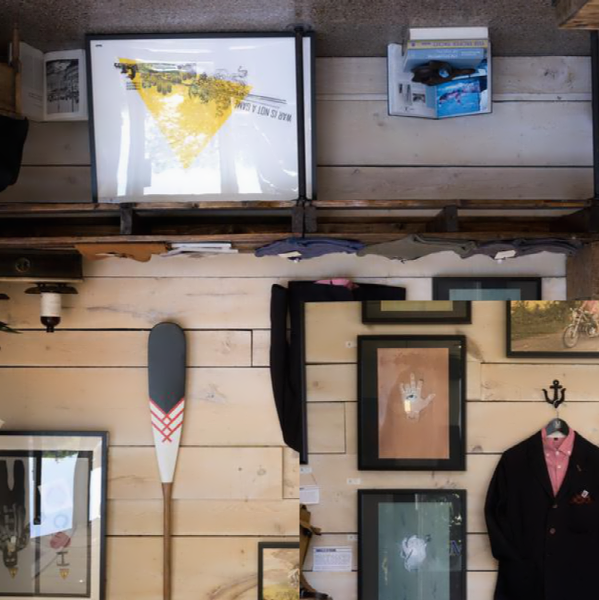
#> input picture pil_image.png, 599 x 600 px
$ python demo1-4-2.py
#> lines starting #> are read from the running program, lines starting #| are printed output that depends on the picture
from PIL import Image
import numpy as np
from scipy.ndimage import filters

im = np.array(Image.open('pil_image.png').convert('L'))
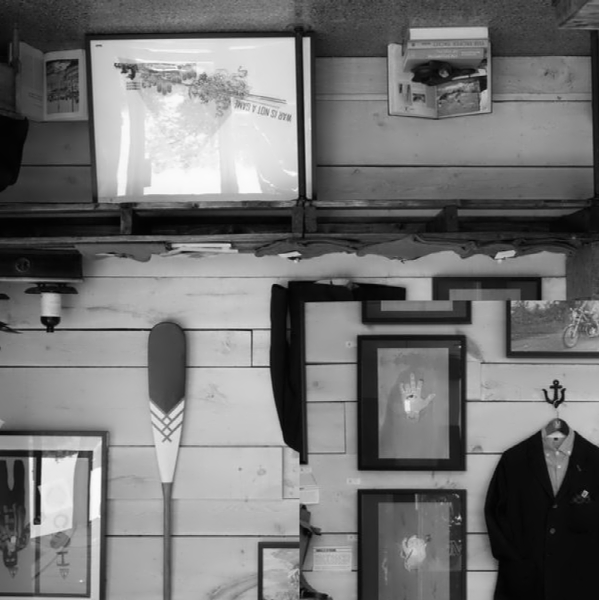
#> im: shape (600, 599); min 2, max 251, mean 115.7

#: Sobel微分係数フィルタ
imx = np.zeros(im.shape)  #: imと同サイズの零行列を生成
filters.sobel(im, 1, imx)  #: 元画像に対してx方向(1)にSobelフィルタを適用しimxにコピー

imy = np.zeros(im.shape)
filters.sobel(im, 0, imy)

magnitude = np.sqrt(imx**2 + imy**2)

imx = Image.fromarray(imx)
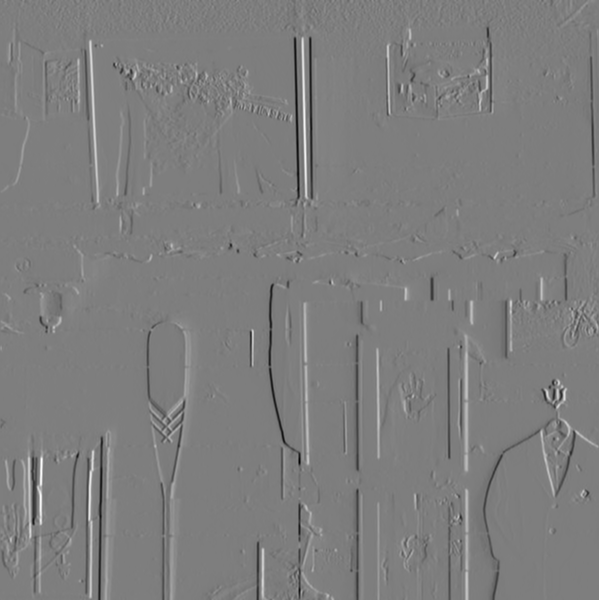
#> imx: PIL image 599x600 F; min -740, max 756, mean 0.1; drawn with min black and max white
imx.show()

imy = Image.fromarray(imy)
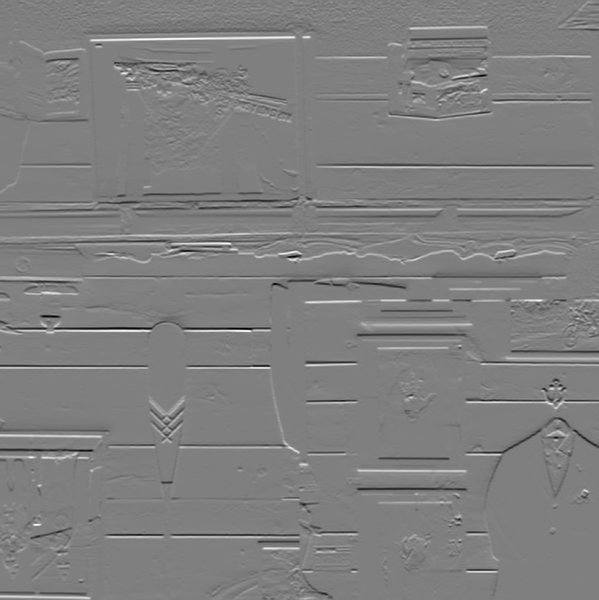
#> imy: PIL image 599x600 F; min -674, max 673, mean 0.5; drawn with min black and max white
imy.show()

magnitude = Image.fromarray(magnitude)
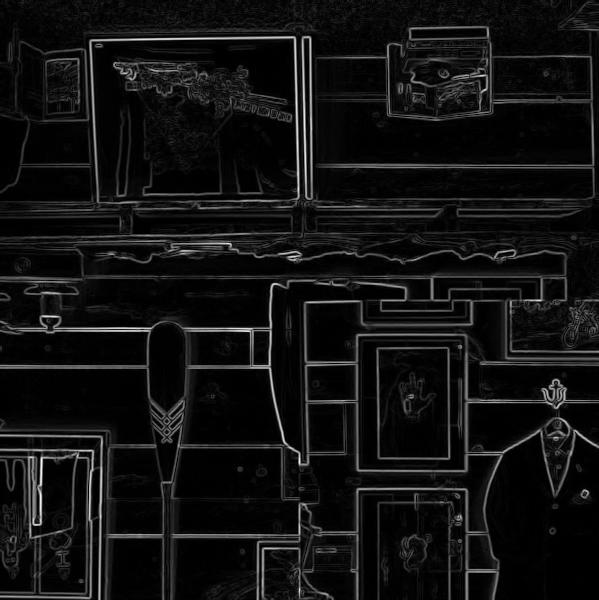
#> magnitude: PIL image 599x600 F; min 0, max 756, mean 52.6; drawn with min black and max white
magnitude.show()

$ run again, with IMG_0490.png copied over pil_image.png
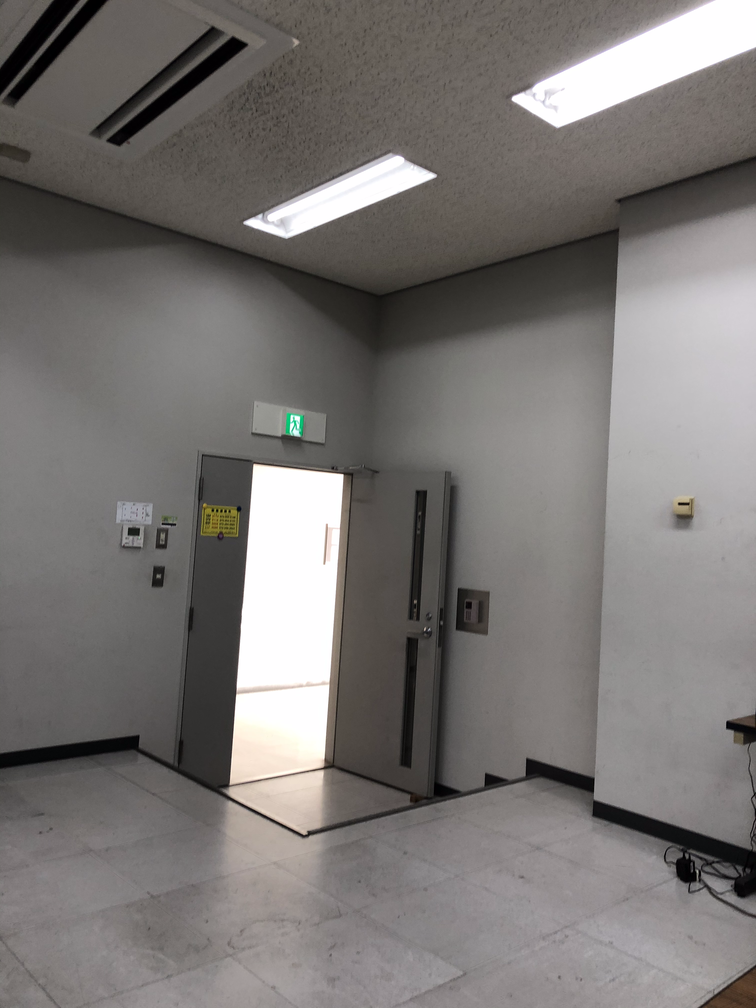
#> input picture IMG_0490.png, 756 x 1008 px
#> `imx = Image.fromarray(imx)`:
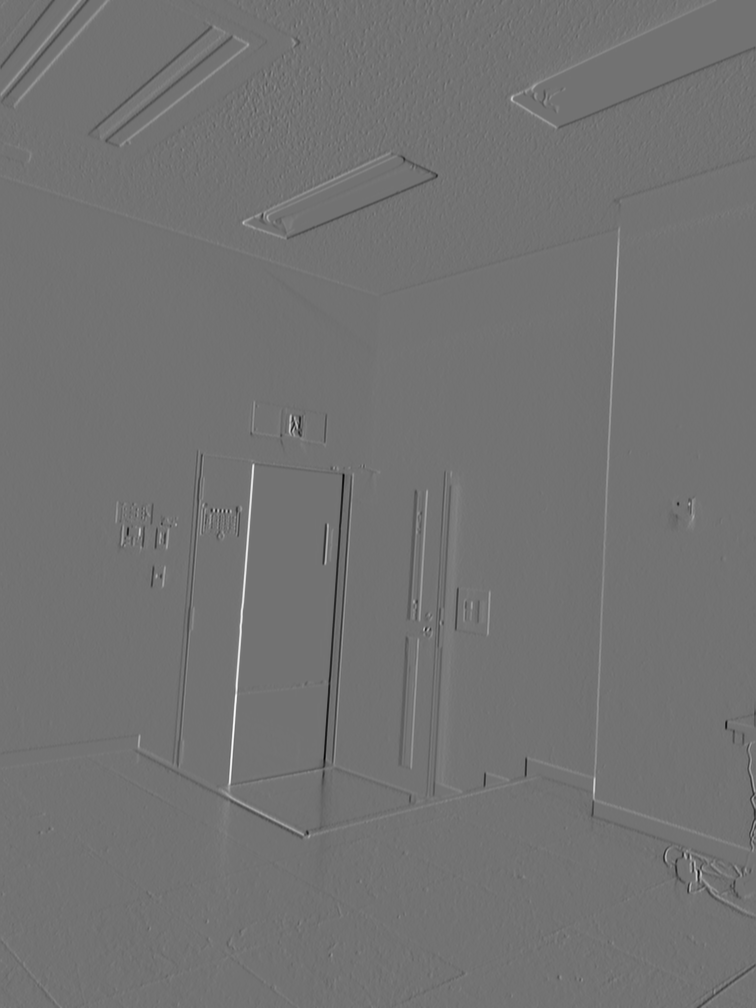
#> imx: PIL image 756x1008 F; min -708, max 864, mean 0.4; drawn with min black and max white
#> `magnitude = Image.fromarray(magnitude)`:
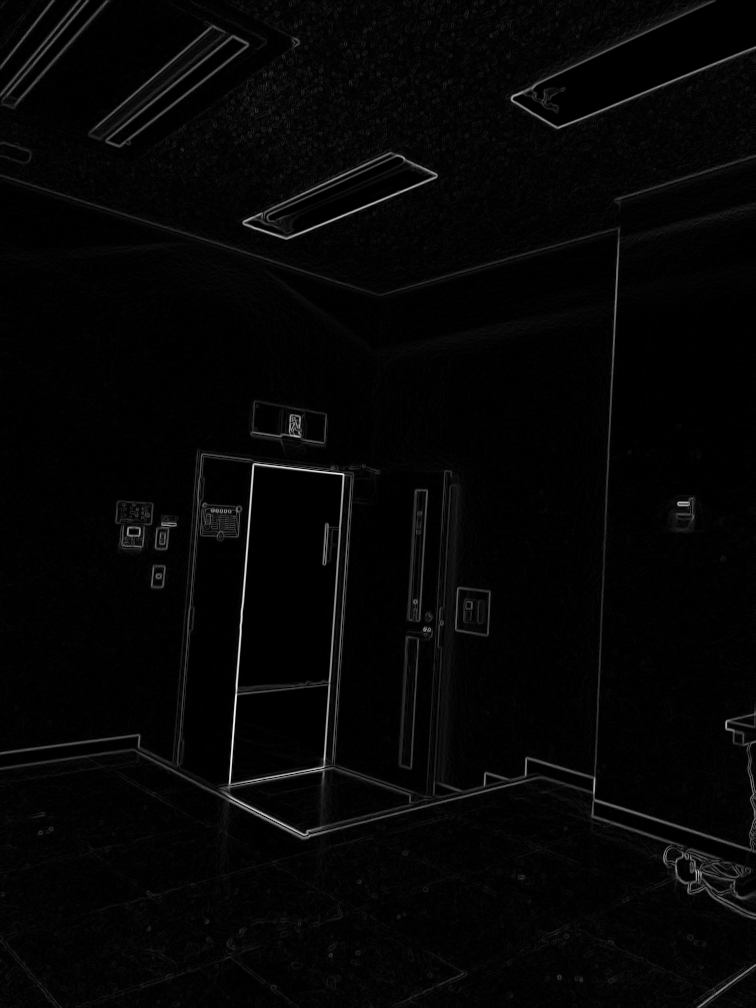
#> magnitude: PIL image 756x1008 F; min 0, max 865.6, mean 19.5; drawn with min black and max white

$ run again, with IMG_0491.png copied over pil_image.png
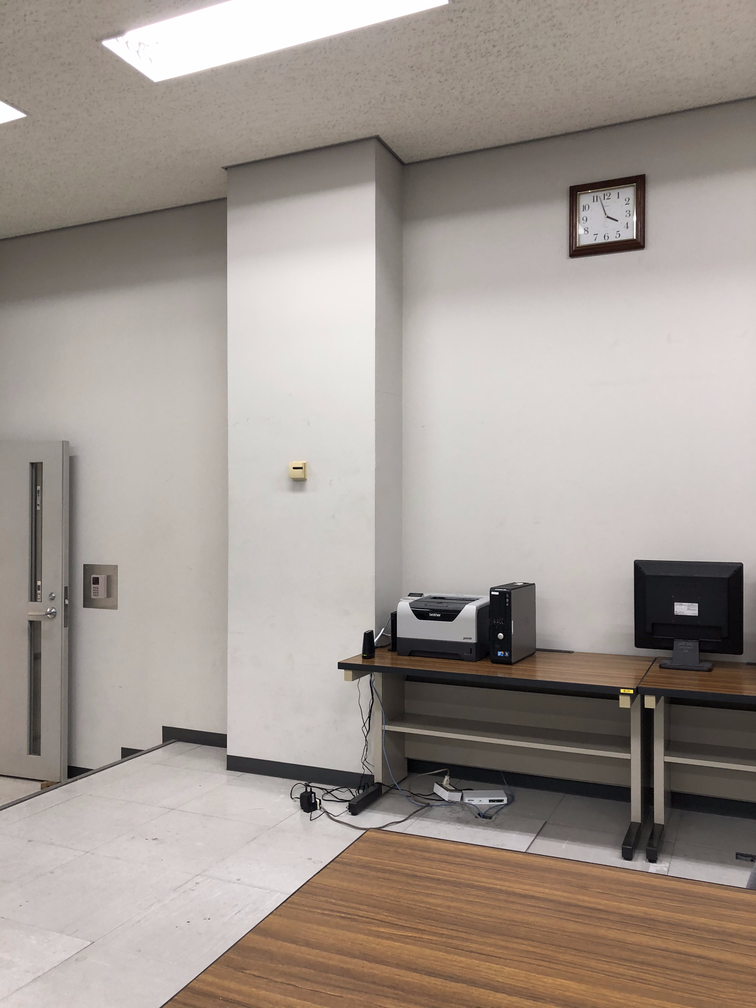
#> input picture IMG_0491.png, 756 x 1008 px
#> `imx = Image.fromarray(imx)`:
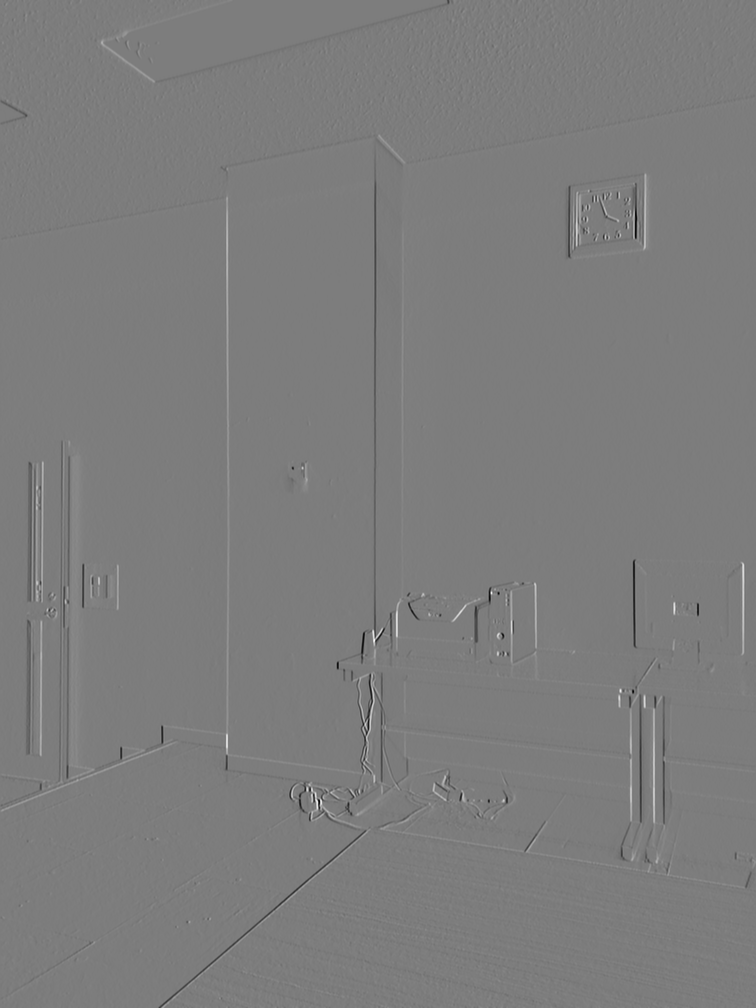
#> imx: PIL image 756x1008 F; min -856, max 890, mean -0.1; drawn with min black and max white
#> `magnitude = Image.fromarray(magnitude)`:
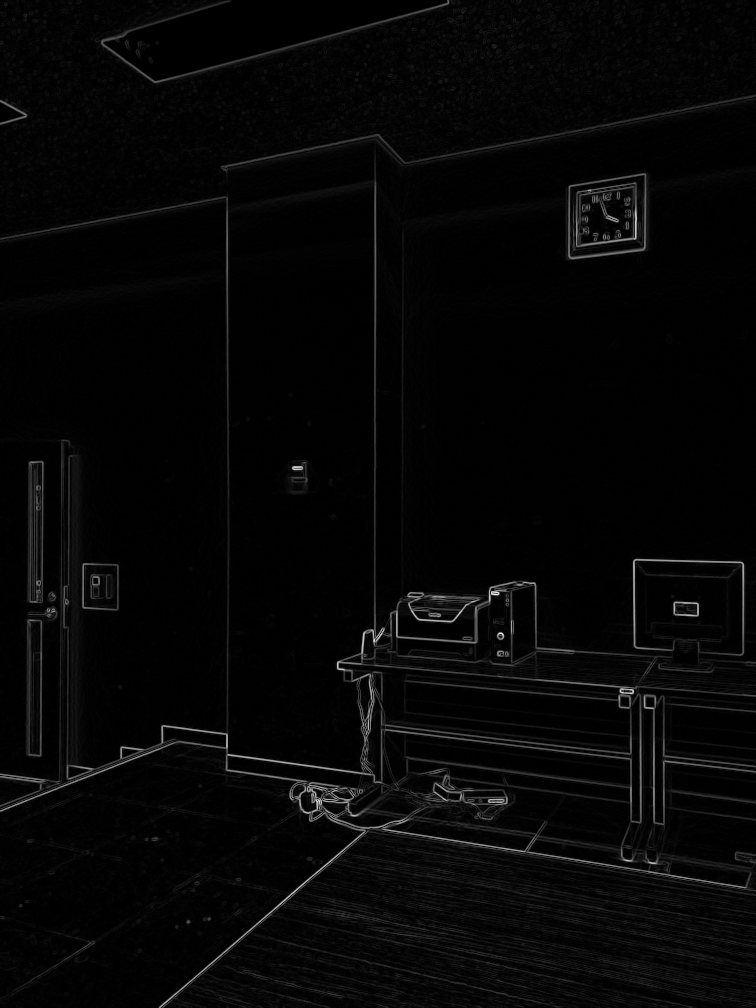
#> magnitude: PIL image 756x1008 F; min 0, max 990.4, mean 25.3; drawn with min black and max white

$ run again, with IMG_0492.png copied over pil_image.png
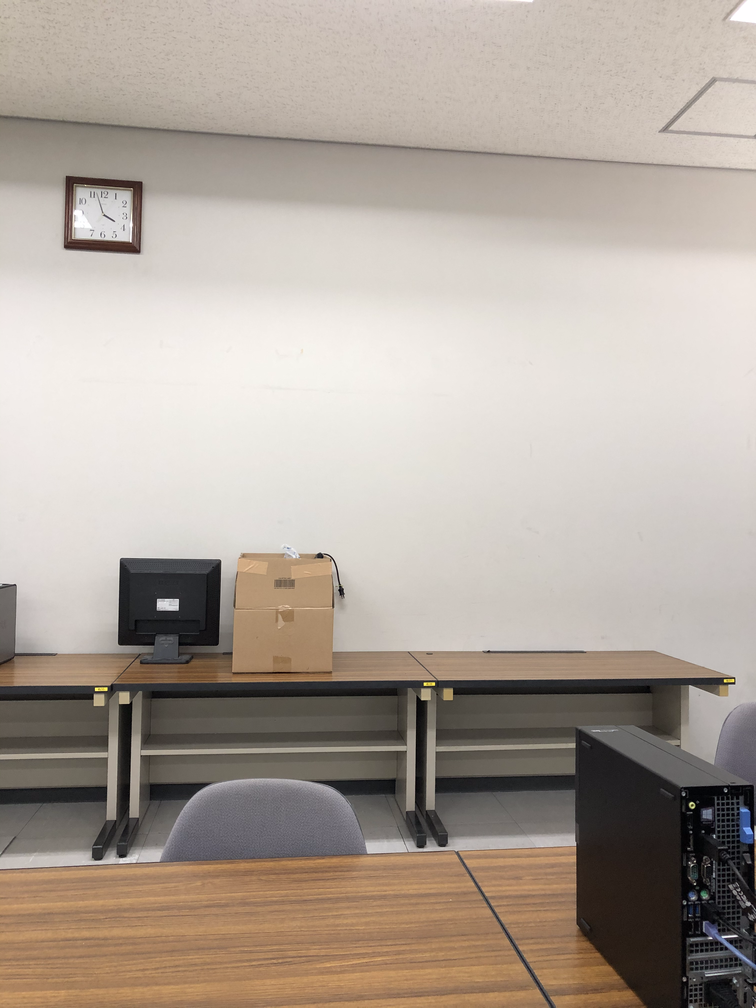
#> input picture IMG_0492.png, 756 x 1008 px
#> `imy = Image.fromarray(imy)`:
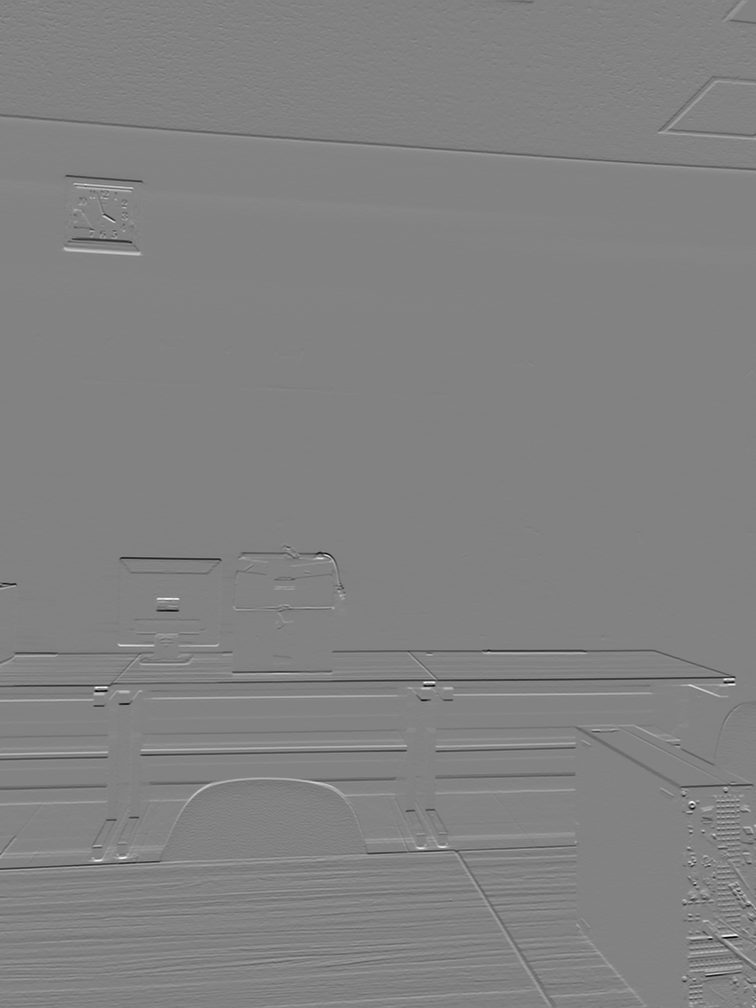
#> imy: PIL image 756x1008 F; min -844, max 805, mean -0.7; drawn with min black and max white
#> `magnitude = Image.fromarray(magnitude)`:
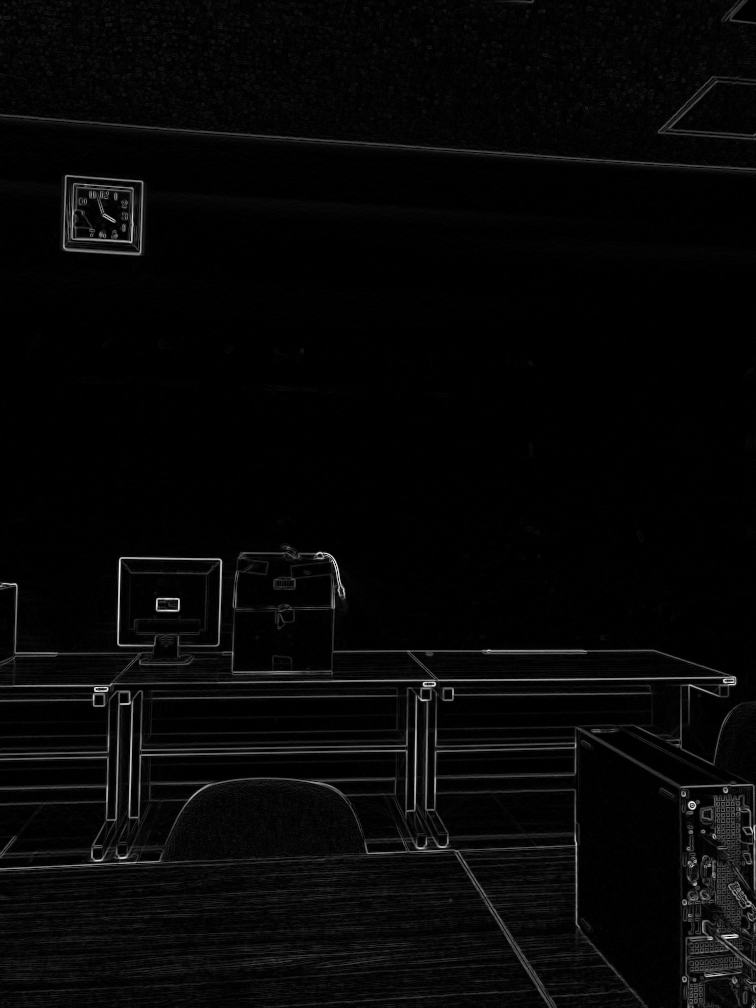
#> magnitude: PIL image 756x1008 F; min 0, max 846.7, mean 24.2; drawn with min black and max white
